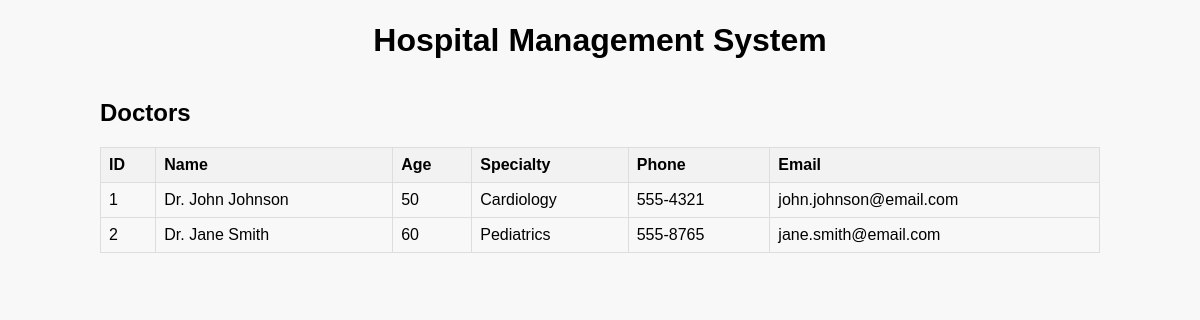
The app's page /admin/list/list_doctors.php with its own data.
### tables this page shows
CREATE TABLE doctors (
  doctor_id INT PRIMARY KEY,
  name VARCHAR(50),
  age INT,
  specialty VARCHAR(50),
  phone_number VARCHAR(20),
  email VARCHAR(100)
);

### admin/list/list_doctors.php (the view, shortened to what this page needs)
<!DOCTYPE html>
<html>
<head>
    <link rel="stylesheet" type="text/css" href="csss.css">
</head>
<body>
	<div class="container">
		<h1>Hospital Management System</h1>
		<h2>Doctors</h2>
		<table>
			<tr>
				<th>ID</th>
				<th>Name</th>
				<th>Age</th>
				<th>Specialty</th>
				<th>Phone</th>
				<th>Email</th>
			</tr>
			<?php
	 include 'config.php';
				$sql = "SELECT * FROM doctors";
				$result = mysqli_query($conn, $sql);
				while ($row = mysqli_fetch_assoc($result)) {
					echo "<tr>";
					echo "<td>" . $row['doctor_id'] . "</td>";
					echo "<td>" . $row['name'] . "</td>";
					echo "<td>" . $row['age'] . "</td>";
					echo "<td>" . $row['specialty'] . "</td>";
					echo "<td>" . $row['phone_number'] . "</td>";
					echo "<td>" . $row['email'] . "</td>";
					echo "</tr>";
				}
			?>
		</table>
	</div>
</body>
</html>

### admin/list/csss.css (style rules this page uses)
body { font-family: Arial, sans-serif; background-color: #f8f8f8; margin: 0; }
.container { max-width: 1000px; margin: 0 auto; padding: 1px; }
h1 { text-align: center; margin-bottom: 20px; }
h2 { margin-top: 40px; }
table { border-collapse: collapse; width: 100%; }
th, td { border: 1px solid #ddd; padding: 8px; text-align: left; }
th { background-color: #f2f2f2; }

### records on screen
doctors: doctor_id "1", name "Dr. John Johnson", age "50", specialty "Cardiology", phone_number "555-4321", email "john.johnson@email.com"
doctors: doctor_id "2", name "Dr. Jane Smith", age "60", specialty "Pediatrics", phone_number "555-8765", email "jane.smith@email.com"
